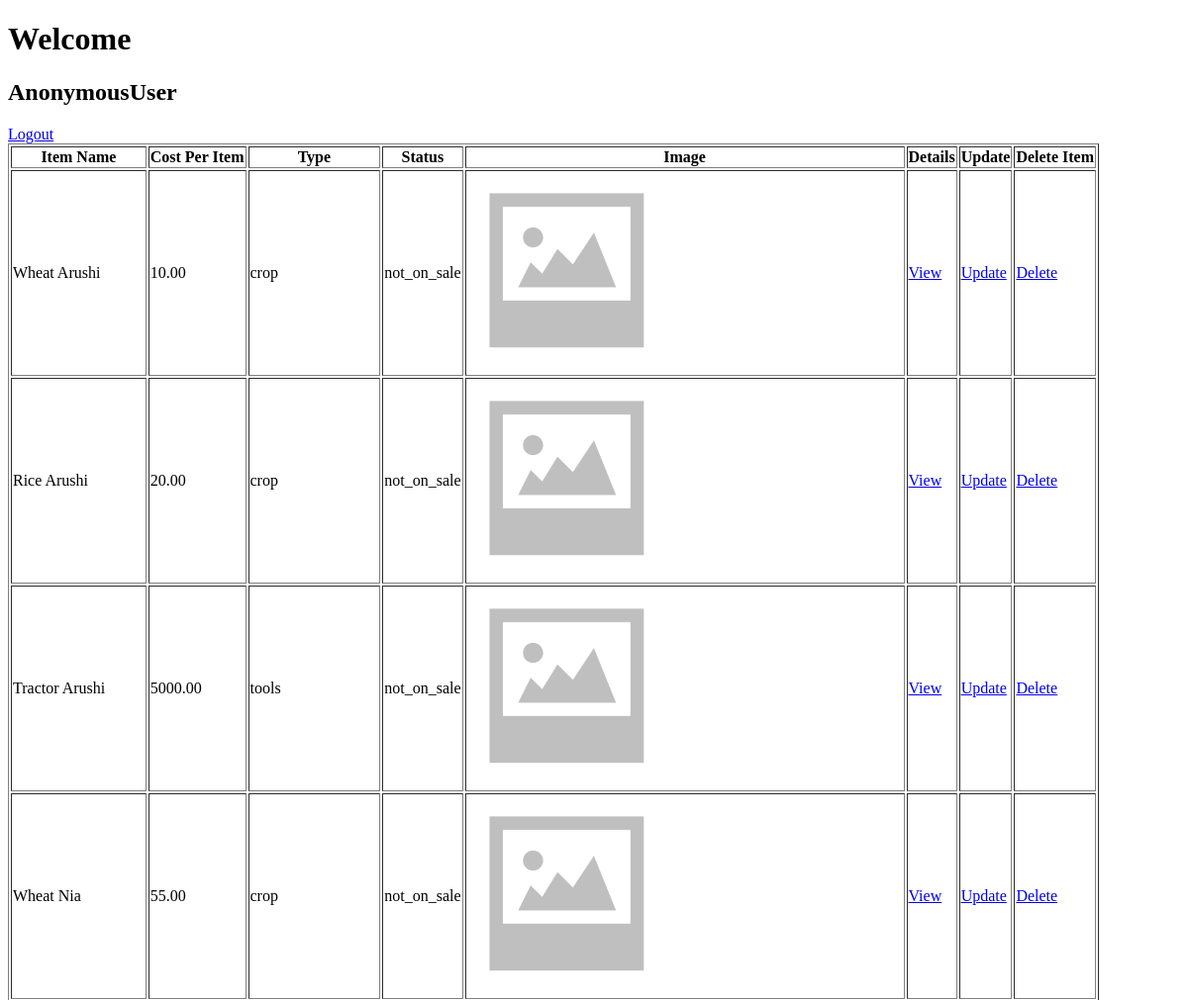
The app's page /dashboard/ (upper part), older data.
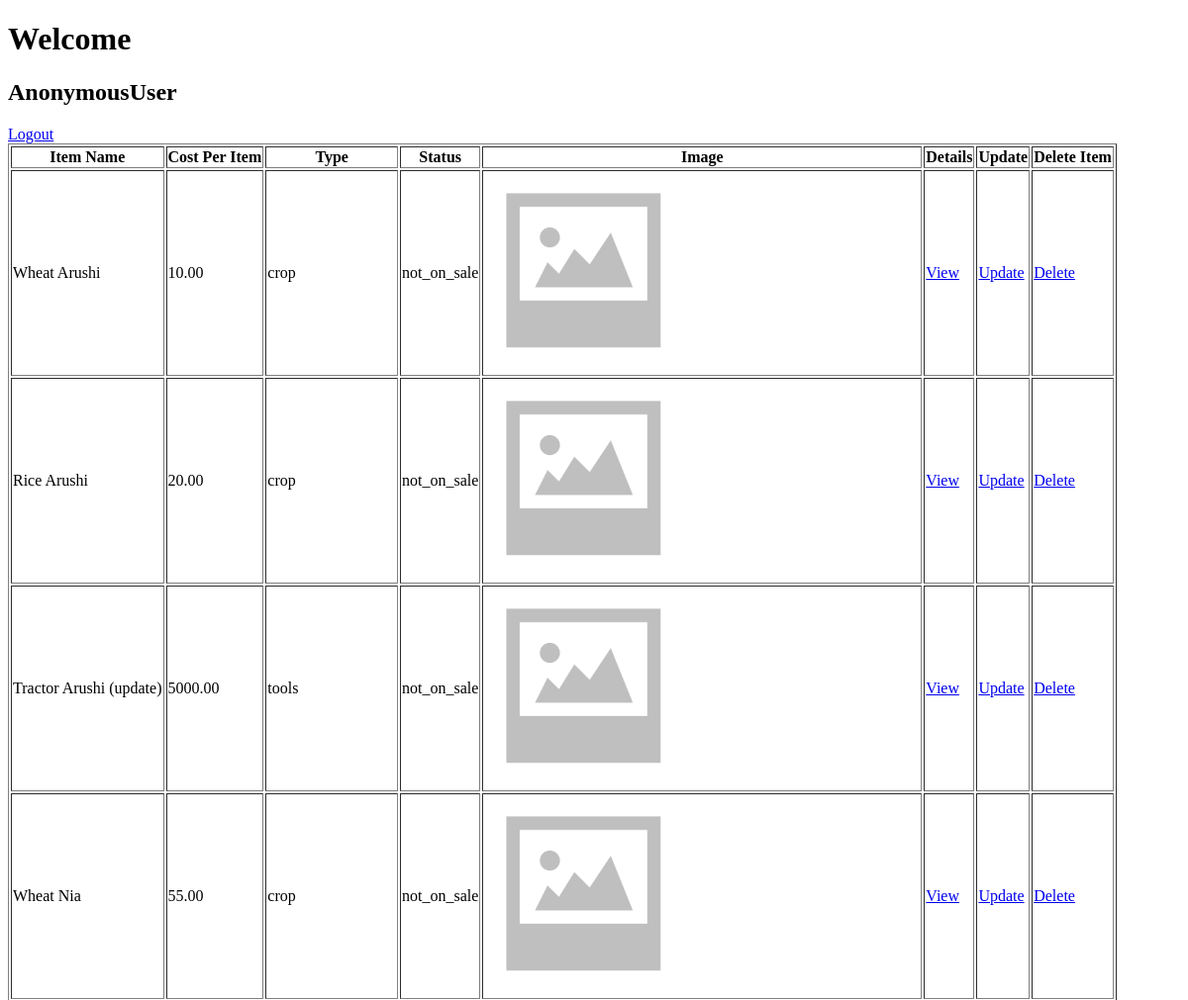
The same page, newer data.
### main/models.py (models this page shows)
class Inventory(models.Model):
    ITEMS = {
        "crop":"crop",
        "tools":"tools",
        "seeds and chemicals": "seeds and chemicals"
    }
    STATUS = {
        "on_sale": "on_sale",
        "not_on_sale": "not_on_sale"
    }
    user = models.ForeignKey(CustomUser, on_delete = models.CASCADE,null = True, blank = True)
    name = models.CharField(max_length=100,null = False, blank = False)
    cost_per_item = models.DecimalField(max_digits=19,decimal_places=2,null = False, blank = False)
    quantity_in_stock = models.IntegerField(null = False, blank = False)
    quantity_sold = models.IntegerField(null = True, blank = True)
    sales = models.DecimalField(max_digits=19,decimal_places=2, null = True, blank = True)
    stock_date = models.DateField(auto_now_add=True)
    item_type = models.CharField(max_length=40, choices = ITEMS, default = 'crop')
    sale_status = models.CharField(max_length=40, choices = STATUS, default = 'not_on_sale')
    item_image = models.ImageField(null=True,blank=True,upload_to="images/")
    def __str__(self) -> str:
        return self.name

### main/views.py (the view)
# urls.py: path('dashboard/',views.StockList.as_view(), name = 'dashboard'),
class StockList(ListView):
    model = Inventory
    template_name = 'main/dashboard.html'
    context_object_name = 'items'

### main/templates/main/dashboard.html (shortened to what this page needs)
{% extends 'main/base.html' %}
{% block content %}
<h1> Welcome </h1>
<h2>{{request.user}}</h2>
<a href = "{% url 'logout' %}"> Logout </a>
<div>
    <table border="1px solid black">
        <tr>
            <th> Item Name </th>
            <th> Cost Per Item</th>
            <th> Type </th>
            <th> Status </th>
            <th> Image </th>
            <th> Details </th>
            <th> Update </th>
            <th> Delete Item </th>
        </tr>
        {% for item in items %}
        <tr>
            <td>{{item.name}}</td>
            <td>{{item.cost_per_item}}</td>
            <td>{{item.item_type}}</td>
            <td>{{item.sale_status}}</td>
            <td>
            {% if item.item_image %}
                {{item.item_image.url}}
                <img src="{{main.item_image.url}}" width="200px" height="200px" style="border-radius: 5%;">
            {% else %}
                <img src="/static/noImage.png" width="200px" height="200px" style="border-radius: 5%;">
            {% endif %}</td>
            <td><a href = "{% url 'item-detail' item.id %}"> View </a></td>
            <td><a href = "{% url 'update-item' item.id %}"> Update </a></td>
            <td><a href = "{% url 'delete-item' item.id%}"> Delete </a></td>
        </tr>
        {% endfor %}
    </table>
</div>
{% endblock content %}

### main/templates/main/base.html (shortened to what this page needs)
<!DOCTYPE html>
<html lang="en">
<head>
</head>
<body>
    {% block content %}
    {% endblock content %}
</body>
</html>

Row changes from the older to the newer data that the page shows:
changed Inventory "tools": name "Tractor Arushi" → "Tractor Arushi (update)"
